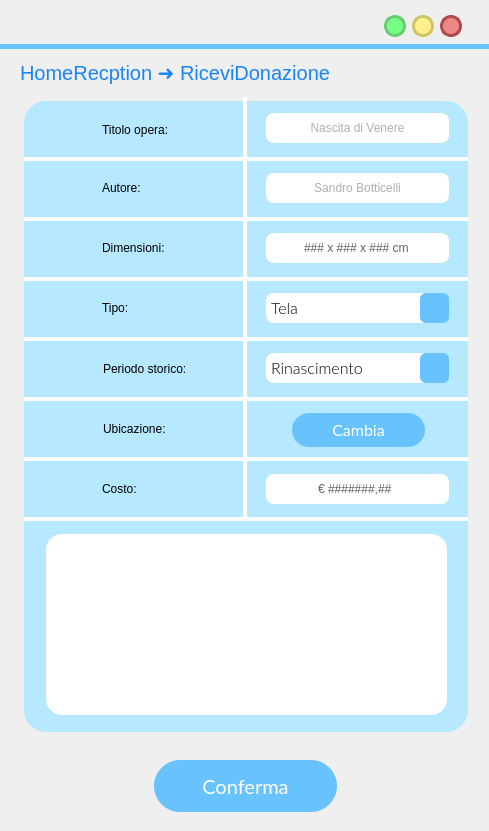
<?xml version="1.0" encoding="UTF-8"?>
<ui version="4.0">
 <class>MainWindow</class>
 <widget class="QMainWindow" name="MainWindow">
  <property name="geometry">
   <rect>
    <x>0</x>
    <y>0</y>
    <width>489</width>
    <height>831</height>
   </rect>
  </property>
  <property name="windowTitle">
   <string>MainWindow</string>
  </property>
  <property name="styleSheet">
   <string notr="true"/>
  </property>
  <widget class="QWidget" name="centralwidget">
   <widget class="QLabel" name="label">
    <property name="geometry">
     <rect>
      <x>0</x>
      <y>44</y>
      <width>641</width>
      <height>5</height>
     </rect>
    </property>
    <property name="styleSheet">
     <string notr="true">background-color:rgb(104, 194, 253);</string>
    </property>
    <property name="text">
     <string/>
    </property>
   </widget>
   <widget class="QPushButton" name="reduceButton">
    <property name="geometry">
     <rect>
      <x>384</x>
      <y>15</y>
      <width>22</width>
      <height>22</height>
     </rect>
    </property>
    <property name="sizePolicy">
     <sizepolicy hsizetype="Fixed" vsizetype="Fixed">
      <horstretch>0</horstretch>
      <verstretch>0</verstretch>
     </sizepolicy>
    </property>
    <property name="minimumSize">
     <size>
      <width>22</width>
      <height>22</height>
     </size>
    </property>
    <property name="maximumSize">
     <size>
      <width>24</width>
      <height>24</height>
     </size>
    </property>
    <property name="cursor">
     <cursorShape>PointingHandCursor</cursorShape>
    </property>
    <property name="styleSheet">
     <string notr="true">QPushButton{
 background-color:#76ff85;
 border-style: solid;
 border-radius:11px;
font: 18pt &quot;Candara&quot;;
border-color:#6bcc73;
border-width:3;
}

QPushButton::pressed{
	background-color : white;
	border-color:#6bcc73;
	border-width:3;
}
</string>
    </property>
    <property name="text">
     <string/>
    </property>
   </widget>
   <widget class="QPushButton" name="exitButton">
    <property name="geometry">
     <rect>
      <x>440</x>
      <y>15</y>
      <width>22</width>
      <height>22</height>
     </rect>
    </property>
    <property name="sizePolicy">
     <sizepolicy hsizetype="Fixed" vsizetype="Fixed">
      <horstretch>0</horstretch>
      <verstretch>0</verstretch>
     </sizepolicy>
    </property>
    <property name="minimumSize">
     <size>
      <width>22</width>
      <height>22</height>
     </size>
    </property>
    <property name="maximumSize">
     <size>
      <width>24</width>
      <height>24</height>
     </size>
    </property>
    <property name="cursor">
     <cursorShape>PointingHandCursor</cursorShape>
    </property>
    <property name="styleSheet">
     <string notr="true">QPushButton{
 background-color:#ee8888;
 border-style: solid;
 border-radius:11px;
font: 18pt &quot;Candara&quot;;
border-color:#ae4a4a;
border-width:3;
}

QPushButton::pressed{
	background-color : white;
	border-color:#ae4a4a;
	border-width:3;
}
</string>
    </property>
    <property name="text">
     <string/>
    </property>
   </widget>
   <widget class="QPushButton" name="maximizeButton">
    <property name="geometry">
     <rect>
      <x>412</x>
      <y>15</y>
      <width>22</width>
      <height>22</height>
     </rect>
    </property>
    <property name="sizePolicy">
     <sizepolicy hsizetype="Fixed" vsizetype="Fixed">
      <horstretch>0</horstretch>
      <verstretch>0</verstretch>
     </sizepolicy>
    </property>
    <property name="minimumSize">
     <size>
      <width>20</width>
      <height>20</height>
     </size>
    </property>
    <property name="maximumSize">
     <size>
      <width>24</width>
      <height>24</height>
     </size>
    </property>
    <property name="cursor">
     <cursorShape>PointingHandCursor</cursorShape>
    </property>
    <property name="styleSheet">
     <string notr="true">QPushButton{
 background-color:#fff08c	;
 border-style: solid;
 border-radius:11px;
font: 18pt &quot;Candara&quot;;
border-color:#ccc664;
border-width:3;
}

QPushButton::pressed{
	background-color : white;
	border-color:#ccc664;
	border-width:3;
}
</string>
    </property>
    <property name="text">
     <string/>
    </property>
   </widget>
   <widget class="QLabel" name="previousButton">
    <property name="geometry">
     <rect>
      <x>424</x>
      <y>57</y>
      <width>36</width>
      <height>36</height>
     </rect>
    </property>
    <property name="font">
     <font>
      <family>Lato Light</family>
      <pointsize>18</pointsize>
      <weight>50</weight>
      <italic>false</italic>
      <bold>false</bold>
     </font>
    </property>
    <property name="cursor">
     <cursorShape>PointingHandCursor</cursorShape>
    </property>
    <property name="autoFillBackground">
     <bool>false</bool>
    </property>
    <property name="styleSheet">
     <string notr="true">background-color: rgba(255, 255, 255,0);</string>
    </property>
    <property name="text">
     <string/>
    </property>
    <property name="pixmap">
     <pixmap>res/arrow_back_FILL1_wght700_GRAD200_opsz48_risultato.png</pixmap>
    </property>
    <property name="scaledContents">
     <bool>true</bool>
    </property>
   </widget>
   <widget class="QLabel" name="titoloLabel">
    <property name="geometry">
     <rect>
      <x>20</x>
      <y>57</y>
      <width>361</width>
      <height>31</height>
     </rect>
    </property>
    <property name="styleSheet">
     <string notr="true">font-size: 20px;
text-align: left;
background-color: rgba(255, 255, 255,0);
color: #1684FC;
font: 14pt &quot;Lato&quot;;</string>
    </property>
    <property name="text">
     <string>HomeRecption ➜ RiceviDonazione</string>
    </property>
   </widget>
   <widget class="QLabel" name="label_6">
    <property name="geometry">
     <rect>
      <x>24</x>
      <y>217</y>
      <width>444</width>
      <height>4</height>
     </rect>
    </property>
    <property name="sizePolicy">
     <sizepolicy hsizetype="Fixed" vsizetype="Fixed">
      <horstretch>0</horstretch>
      <verstretch>0</verstretch>
     </sizepolicy>
    </property>
    <property name="styleSheet">
     <string notr="true">width: 314px;
height: 180px;
border-radius: 0;
background-color: rgb(255, 255, 255);
text-align: center;</string>
    </property>
    <property name="text">
     <string/>
    </property>
    <property name="scaledContents">
     <bool>true</bool>
    </property>
    <property name="alignment">
     <set>Qt::AlignCenter</set>
    </property>
    <property name="margin">
     <number>10</number>
    </property>
    <property name="indent">
     <number>0</number>
    </property>
   </widget>
   <widget class="QLabel" name="label_14">
    <property name="geometry">
     <rect>
      <x>43</x>
      <y>233</y>
      <width>34</width>
      <height>34</height>
     </rect>
    </property>
    <property name="font">
     <font>
      <family>Lato Light</family>
      <pointsize>18</pointsize>
      <weight>50</weight>
      <italic>false</italic>
      <bold>false</bold>
     </font>
    </property>
    <property name="styleSheet">
     <string notr="true">QLabel{
left: 679px;
top: 140px;
width: 38px;
height: 38px;
border-radius: 33px;
background-color: rgba(173, 237, 255, 0);
}</string>
    </property>
    <property name="text">
     <string/>
    </property>
    <property name="pixmap">
     <pixmap>res/fullscreen_FILL1_wght600_GRAD200_opsz48_risultato.png</pixmap>
    </property>
    <property name="scaledContents">
     <bool>true</bool>
    </property>
    <property name="margin">
     <number>0</number>
    </property>
   </widget>
   <widget class="QLabel" name="label_12">
    <property name="geometry">
     <rect>
      <x>102</x>
      <y>237</y>
      <width>91</width>
      <height>22</height>
     </rect>
    </property>
    <property name="styleSheet">
     <string notr="true">left: 790px;
top: 159px;
width: 437px;
height: 650px;
line-height: 20px;
border-radius: 22px;
background-color: rgba(182, 233, 255, 255);
text-align: center;
font-size: 18px &quot;Lato light&quot;</string>
    </property>
    <property name="text">
     <string>Dimensioni:</string>
    </property>
    <property name="textFormat">
     <enum>Qt::AutoText</enum>
    </property>
    <property name="scaledContents">
     <bool>true</bool>
    </property>
    <property name="margin">
     <number>0</number>
    </property>
   </widget>
   <widget class="QLabel" name="label_7">
    <property name="geometry">
     <rect>
      <x>243</x>
      <y>97</y>
      <width>4</width>
      <height>420</height>
     </rect>
    </property>
    <property name="sizePolicy">
     <sizepolicy hsizetype="Fixed" vsizetype="Fixed">
      <horstretch>0</horstretch>
      <verstretch>0</verstretch>
     </sizepolicy>
    </property>
    <property name="styleSheet">
     <string notr="true">width: 314px;
height: 180px;
border-radius: 0;
background-color: rgb(255, 255, 255);
text-align: center;</string>
    </property>
    <property name="text">
     <string/>
    </property>
    <property name="scaledContents">
     <bool>true</bool>
    </property>
    <property name="alignment">
     <set>Qt::AlignCenter</set>
    </property>
    <property name="margin">
     <number>10</number>
    </property>
    <property name="indent">
     <number>0</number>
    </property>
   </widget>
   <widget class="QLabel" name="label_13">
    <property name="geometry">
     <rect>
      <x>102</x>
      <y>297</y>
      <width>51</width>
      <height>22</height>
     </rect>
    </property>
    <property name="styleSheet">
     <string notr="true">left: 790px;
top: 159px;
width: 437px;
height: 650px;
line-height: 20px;
border-radius: 22px;
background-color: rgba(182, 233, 255, 255);
text-align: center;
font-size: 18px &quot;Lato light&quot;</string>
    </property>
    <property name="text">
     <string>Tipo:</string>
    </property>
    <property name="textFormat">
     <enum>Qt::AutoText</enum>
    </property>
    <property name="scaledContents">
     <bool>true</bool>
    </property>
    <property name="margin">
     <number>0</number>
    </property>
   </widget>
   <widget class="QLabel" name="label_9">
    <property name="geometry">
     <rect>
      <x>24</x>
      <y>277</y>
      <width>444</width>
      <height>4</height>
     </rect>
    </property>
    <property name="sizePolicy">
     <sizepolicy hsizetype="Fixed" vsizetype="Fixed">
      <horstretch>0</horstretch>
      <verstretch>0</verstretch>
     </sizepolicy>
    </property>
    <property name="styleSheet">
     <string notr="true">width: 314px;
height: 180px;
border-radius: 0;
background-color: rgb(255, 255, 255);
text-align: center;</string>
    </property>
    <property name="text">
     <string/>
    </property>
    <property name="scaledContents">
     <bool>true</bool>
    </property>
    <property name="alignment">
     <set>Qt::AlignCenter</set>
    </property>
    <property name="margin">
     <number>10</number>
    </property>
    <property name="indent">
     <number>0</number>
    </property>
   </widget>
   <widget class="QLabel" name="label_11">
    <property name="geometry">
     <rect>
      <x>43</x>
      <y>173</y>
      <width>34</width>
      <height>34</height>
     </rect>
    </property>
    <property name="font">
     <font>
      <family>Lato Light</family>
      <pointsize>18</pointsize>
      <weight>50</weight>
      <italic>false</italic>
      <bold>false</bold>
     </font>
    </property>
    <property name="styleSheet">
     <string notr="true">QLabel{
left: 679px;
top: 140px;
width: 38px;
height: 38px;
border-radius: 33px;
background-color: rgba(173, 237, 255, 0);
}</string>
    </property>
    <property name="text">
     <string/>
    </property>
    <property name="pixmap">
     <pixmap>res/person_FILL1_wght600_GRAD200_opsz48_risultato.png</pixmap>
    </property>
    <property name="scaledContents">
     <bool>true</bool>
    </property>
    <property name="margin">
     <number>0</number>
    </property>
   </widget>
   <widget class="QLabel" name="label_2">
    <property name="geometry">
     <rect>
      <x>24</x>
      <y>101</y>
      <width>444</width>
      <height>631</height>
     </rect>
    </property>
    <property name="styleSheet">
     <string notr="true">left: 790px;
top: 159px;
width: 437px;
height: 650px;
line-height: 20px;
border-radius: 22px;
background-color: rgba(182, 233, 255, 255);
text-align: center;</string>
    </property>
    <property name="text">
     <string/>
    </property>
   </widget>
   <widget class="QLabel" name="label_15">
    <property name="geometry">
     <rect>
      <x>43</x>
      <y>293</y>
      <width>34</width>
      <height>34</height>
     </rect>
    </property>
    <property name="font">
     <font>
      <family>Lato Light</family>
      <pointsize>18</pointsize>
      <weight>50</weight>
      <italic>false</italic>
      <bold>false</bold>
     </font>
    </property>
    <property name="styleSheet">
     <string notr="true">QLabel{
left: 679px;
top: 140px;
width: 38px;
height: 38px;
border-radius: 33px;
background-color: rgba(173, 237, 255, 0);
}</string>
    </property>
    <property name="text">
     <string/>
    </property>
    <property name="pixmap">
     <pixmap>res/palette_FILL1_wght600_GRAD200_opsz48_risultato.png</pixmap>
    </property>
    <property name="scaledContents">
     <bool>true</bool>
    </property>
    <property name="margin">
     <number>0</number>
    </property>
   </widget>
   <widget class="QLabel" name="label_3">
    <property name="geometry">
     <rect>
      <x>102</x>
      <y>119</y>
      <width>101</width>
      <height>22</height>
     </rect>
    </property>
    <property name="styleSheet">
     <string notr="true">left: 790px;
top: 159px;
width: 437px;
height: 650px;
line-height: 20px;
border-radius: 22px;
background-color: rgba(182, 233, 255, 255);
text-align: center;
font-size: 18px &quot;Lato light&quot;</string>
    </property>
    <property name="text">
     <string>Titolo opera:</string>
    </property>
    <property name="textFormat">
     <enum>Qt::AutoText</enum>
    </property>
    <property name="scaledContents">
     <bool>true</bool>
    </property>
    <property name="margin">
     <number>0</number>
    </property>
   </widget>
   <widget class="QLabel" name="label_10">
    <property name="geometry">
     <rect>
      <x>43</x>
      <y>113</y>
      <width>34</width>
      <height>34</height>
     </rect>
    </property>
    <property name="font">
     <font>
      <family>Lato Light</family>
      <pointsize>18</pointsize>
      <weight>50</weight>
      <italic>false</italic>
      <bold>false</bold>
     </font>
    </property>
    <property name="styleSheet">
     <string notr="true">QLabel{
left: 679px;
top: 140px;
width: 38px;
height: 38px;
border-radius: 33px;
background-color: rgba(173, 237, 255, 0);
}</string>
    </property>
    <property name="text">
     <string/>
    </property>
    <property name="pixmap">
     <pixmap>res/brush_FILL1_wght600_GRAD200_opsz48_risultato.png</pixmap>
    </property>
    <property name="scaledContents">
     <bool>true</bool>
    </property>
    <property name="margin">
     <number>0</number>
    </property>
   </widget>
   <widget class="QLabel" name="label_8">
    <property name="geometry">
     <rect>
      <x>102</x>
      <y>177</y>
      <width>81</width>
      <height>22</height>
     </rect>
    </property>
    <property name="styleSheet">
     <string notr="true">left: 790px;
top: 159px;
width: 437px;
height: 650px;
line-height: 20px;
border-radius: 22px;
background-color: rgba(182, 233, 255, 255);
text-align: center;
font-size: 18px &quot;Lato light&quot;</string>
    </property>
    <property name="text">
     <string>Autore:</string>
    </property>
    <property name="textFormat">
     <enum>Qt::AutoText</enum>
    </property>
    <property name="scaledContents">
     <bool>true</bool>
    </property>
    <property name="margin">
     <number>0</number>
    </property>
   </widget>
   <widget class="QLabel" name="label_5">
    <property name="geometry">
     <rect>
      <x>24</x>
      <y>157</y>
      <width>444</width>
      <height>4</height>
     </rect>
    </property>
    <property name="sizePolicy">
     <sizepolicy hsizetype="Fixed" vsizetype="Fixed">
      <horstretch>0</horstretch>
      <verstretch>0</verstretch>
     </sizepolicy>
    </property>
    <property name="styleSheet">
     <string notr="true">width: 314px;
height: 180px;
border-radius: 0;
background-color: rgb(255, 255, 255);
text-align: center;</string>
    </property>
    <property name="text">
     <string/>
    </property>
    <property name="scaledContents">
     <bool>true</bool>
    </property>
    <property name="alignment">
     <set>Qt::AlignCenter</set>
    </property>
    <property name="margin">
     <number>10</number>
    </property>
    <property name="indent">
     <number>0</number>
    </property>
   </widget>
   <widget class="QComboBox" name="tipoComboBox">
    <property name="geometry">
     <rect>
      <x>266</x>
      <y>293</y>
      <width>183</width>
      <height>30</height>
     </rect>
    </property>
    <property name="font">
     <font>
      <family>Lato Light</family>
      <pointsize>12</pointsize>
      <weight>50</weight>
      <italic>false</italic>
      <bold>false</bold>
      <strikeout>false</strikeout>
      <stylestrategy>PreferDefault</stylestrategy>
     </font>
    </property>
    <property name="toolTip">
     <string/>
    </property>
    <property name="styleSheet">
     <string notr="true">

QComboBox{
background:rgb(255, 255, 255);
border-radius:8px;
border-color:rgb(255, 255, 255);
border-style: solid;
text-align:center;
border-width:3;
}
QComboBox::focus{
background:rgb(255, 255, 255);
border-radius:8px;
border-color:rgb(104, 194, 253);
border-style: solid;
border-width:3;
}

QComboBox::down-arrow {
    image: url(:/icons/expand_more_FILL1_wght600_GRAD200_opsz48_risultato.png);

    width: 26px;
    height: 26px;
margin: 0px 0px 0px 0px
}

QComboBox::drop-down  {
	background-color:rgb(104, 194, 253);
border-radius:6px;
margin:-3px -3px -3px -10px;
    border: 0px; /* This seems to replace the whole arrow of the combo box */

}
</string>
    </property>
    <property name="editable">
     <bool>false</bool>
    </property>
    <property name="currentText">
     <string>Tela</string>
    </property>
    <property name="iconSize">
     <size>
      <width>16</width>
      <height>16</height>
     </size>
    </property>
    <property name="frame">
     <bool>true</bool>
    </property>
    <item>
     <property name="text">
      <string>Tela</string>
     </property>
    </item>
    <item>
     <property name="text">
      <string>Statua</string>
     </property>
    </item>
    <item>
     <property name="text">
      <string>Quadro</string>
     </property>
    </item>
    <item>
     <property name="text">
      <string>Foglio</string>
     </property>
    </item>
   </widget>
   <widget class="QLabel" name="label_17">
    <property name="geometry">
     <rect>
      <x>24</x>
      <y>337</y>
      <width>444</width>
      <height>4</height>
     </rect>
    </property>
    <property name="sizePolicy">
     <sizepolicy hsizetype="Fixed" vsizetype="Fixed">
      <horstretch>0</horstretch>
      <verstretch>0</verstretch>
     </sizepolicy>
    </property>
    <property name="styleSheet">
     <string notr="true">width: 314px;
height: 180px;
border-radius: 0;
background-color: rgb(255, 255, 255);
text-align: center;</string>
    </property>
    <property name="text">
     <string/>
    </property>
    <property name="scaledContents">
     <bool>true</bool>
    </property>
    <property name="alignment">
     <set>Qt::AlignCenter</set>
    </property>
    <property name="margin">
     <number>10</number>
    </property>
    <property name="indent">
     <number>0</number>
    </property>
   </widget>
   <widget class="QLabel" name="label_19">
    <property name="geometry">
     <rect>
      <x>24</x>
      <y>397</y>
      <width>444</width>
      <height>4</height>
     </rect>
    </property>
    <property name="sizePolicy">
     <sizepolicy hsizetype="Fixed" vsizetype="Fixed">
      <horstretch>0</horstretch>
      <verstretch>0</verstretch>
     </sizepolicy>
    </property>
    <property name="styleSheet">
     <string notr="true">width: 314px;
height: 180px;
border-radius: 0;
background-color: rgb(255, 255, 255);
text-align: center;</string>
    </property>
    <property name="text">
     <string/>
    </property>
    <property name="scaledContents">
     <bool>true</bool>
    </property>
    <property name="alignment">
     <set>Qt::AlignCenter</set>
    </property>
    <property name="margin">
     <number>10</number>
    </property>
    <property name="indent">
     <number>0</number>
    </property>
   </widget>
   <widget class="QLabel" name="label_20">
    <property name="geometry">
     <rect>
      <x>24</x>
      <y>457</y>
      <width>444</width>
      <height>4</height>
     </rect>
    </property>
    <property name="sizePolicy">
     <sizepolicy hsizetype="Fixed" vsizetype="Fixed">
      <horstretch>0</horstretch>
      <verstretch>0</verstretch>
     </sizepolicy>
    </property>
    <property name="styleSheet">
     <string notr="true">width: 314px;
height: 180px;
border-radius: 0;
background-color: rgb(255, 255, 255);
text-align: center;</string>
    </property>
    <property name="text">
     <string/>
    </property>
    <property name="scaledContents">
     <bool>true</bool>
    </property>
    <property name="alignment">
     <set>Qt::AlignCenter</set>
    </property>
    <property name="margin">
     <number>10</number>
    </property>
    <property name="indent">
     <number>0</number>
    </property>
   </widget>
   <widget class="QLabel" name="label_21">
    <property name="geometry">
     <rect>
      <x>103</x>
      <y>358</y>
      <width>131</width>
      <height>22</height>
     </rect>
    </property>
    <property name="styleSheet">
     <string notr="true">left: 790px;
top: 159px;
width: 437px;
height: 650px;
line-height: 20px;
border-radius: 22px;
background-color: rgba(182, 233, 255, 255);
text-align: center;
font-size: 18px &quot;Lato light&quot;</string>
    </property>
    <property name="text">
     <string>Periodo storico:</string>
    </property>
    <property name="textFormat">
     <enum>Qt::AutoText</enum>
    </property>
    <property name="scaledContents">
     <bool>true</bool>
    </property>
    <property name="margin">
     <number>0</number>
    </property>
   </widget>
   <widget class="QLabel" name="label_22">
    <property name="geometry">
     <rect>
      <x>103</x>
      <y>418</y>
      <width>111</width>
      <height>22</height>
     </rect>
    </property>
    <property name="styleSheet">
     <string notr="true">left: 790px;
top: 159px;
width: 437px;
height: 650px;
line-height: 20px;
border-radius: 22px;
background-color: rgba(182, 233, 255, 255);
text-align: center;
font-size: 18px &quot;Lato light&quot;</string>
    </property>
    <property name="text">
     <string>Ubicazione:</string>
    </property>
    <property name="textFormat">
     <enum>Qt::AutoText</enum>
    </property>
    <property name="scaledContents">
     <bool>true</bool>
    </property>
    <property name="margin">
     <number>0</number>
    </property>
   </widget>
   <widget class="QLabel" name="label_23">
    <property name="geometry">
     <rect>
      <x>43</x>
      <y>353</y>
      <width>34</width>
      <height>34</height>
     </rect>
    </property>
    <property name="font">
     <font>
      <family>Lato Light</family>
      <pointsize>18</pointsize>
      <weight>50</weight>
      <italic>false</italic>
      <bold>false</bold>
     </font>
    </property>
    <property name="styleSheet">
     <string notr="true">QLabel{
left: 679px;
top: 140px;
width: 38px;
height: 38px;
border-radius: 33px;
background-color: rgba(173, 237, 255, 0);
}</string>
    </property>
    <property name="text">
     <string/>
    </property>
    <property name="pixmap">
     <pixmap>res/history_toggle_off_FILL1_wght600_GRAD200_opsz48_risultato.png</pixmap>
    </property>
    <property name="scaledContents">
     <bool>true</bool>
    </property>
    <property name="margin">
     <number>0</number>
    </property>
   </widget>
   <widget class="QLabel" name="label_24">
    <property name="geometry">
     <rect>
      <x>43</x>
      <y>413</y>
      <width>34</width>
      <height>34</height>
     </rect>
    </property>
    <property name="font">
     <font>
      <family>Lato Light</family>
      <pointsize>18</pointsize>
      <weight>50</weight>
      <italic>false</italic>
      <bold>false</bold>
     </font>
    </property>
    <property name="styleSheet">
     <string notr="true">QLabel{
left: 679px;
top: 140px;
width: 38px;
height: 38px;
border-radius: 33px;
background-color: rgba(173, 237, 255, 0);
}</string>
    </property>
    <property name="text">
     <string/>
    </property>
    <property name="pixmap">
     <pixmap>res/location_on_FILL1_wght600_GRAD200_opsz48_risultato.png</pixmap>
    </property>
    <property name="scaledContents">
     <bool>true</bool>
    </property>
    <property name="margin">
     <number>0</number>
    </property>
   </widget>
   <widget class="QLineEdit" name="titoloLineEdit">
    <property name="geometry">
     <rect>
      <x>266</x>
      <y>113</y>
      <width>183</width>
      <height>30</height>
     </rect>
    </property>
    <property name="styleSheet">
     <string notr="true">left: 122px;
top: 304px;
width: 182px;
height: 30px;
border-radius: 8px;
background-color: rgba(255, 255, 255);
color: rgba(96, 96, 96);
text-align: center;

border: 2px solid rgba(255, 255, 255);</string>
    </property>
    <property name="text">
     <string/>
    </property>
    <property name="alignment">
     <set>Qt::AlignCenter</set>
    </property>
    <property name="placeholderText">
     <string>Nascita di Venere</string>
    </property>
   </widget>
   <widget class="QLineEdit" name="autoreLineEdit">
    <property name="geometry">
     <rect>
      <x>266</x>
      <y>173</y>
      <width>183</width>
      <height>30</height>
     </rect>
    </property>
    <property name="styleSheet">
     <string notr="true">left: 122px;
top: 304px;
width: 182px;
height: 30px;
border-radius: 8px;
background-color: rgba(255, 255, 255);
color: rgba(96, 96, 96);
text-align: center;

border: 2px solid rgba(255, 255, 255);</string>
    </property>
    <property name="text">
     <string/>
    </property>
    <property name="alignment">
     <set>Qt::AlignCenter</set>
    </property>
    <property name="placeholderText">
     <string>Sandro Botticelli</string>
    </property>
   </widget>
   <widget class="QLineEdit" name="dimensioniLineEdit">
    <property name="geometry">
     <rect>
      <x>266</x>
      <y>233</y>
      <width>183</width>
      <height>30</height>
     </rect>
    </property>
    <property name="styleSheet">
     <string notr="true">left: 122px;
top: 304px;
width: 182px;
height: 30px;
border-radius: 8px;
background-color: rgba(255, 255, 255);
color: rgba(96, 96, 96);
text-align: center;

border: 2px solid rgba(255, 255, 255);</string>
    </property>
    <property name="inputMask">
     <string>000 \x 000 \x 000 \c\m;#</string>
    </property>
    <property name="text">
     <string> x  x  cm</string>
    </property>
    <property name="alignment">
     <set>Qt::AlignCenter</set>
    </property>
    <property name="placeholderText">
     <string>172,5 x 278,5 cm</string>
    </property>
   </widget>
   <widget class="QComboBox" name="periodoStoricoComboBox">
    <property name="geometry">
     <rect>
      <x>266</x>
      <y>353</y>
      <width>183</width>
      <height>30</height>
     </rect>
    </property>
    <property name="font">
     <font>
      <family>Lato Light</family>
      <pointsize>12</pointsize>
      <weight>50</weight>
      <italic>false</italic>
      <bold>false</bold>
      <strikeout>false</strikeout>
      <stylestrategy>PreferDefault</stylestrategy>
     </font>
    </property>
    <property name="toolTip">
     <string/>
    </property>
    <property name="styleSheet">
     <string notr="true">

QComboBox{
background:rgb(255, 255, 255);
border-radius:8px;
border-color:rgb(255, 255, 255);
border-style: solid;
text-align:center;
border-width:3;
}
QComboBox::focus{
background:rgb(255, 255, 255);
border-radius:8px;
border-color:rgb(104, 194, 253);
border-style: solid;
border-width:3;
}

QComboBox::down-arrow {
    image: url(:/icons/expand_more_FILL1_wght600_GRAD200_opsz48_risultato.png);

    width: 26px;
    height: 26px;
margin: 0px 0px 0px 0px
}

QComboBox::drop-down  {
	background-color:rgb(104, 194, 253);
border-radius:6px;
margin:-3px -3px -3px -10px;
    border: 0px; /* This seems to replace the whole arrow of the combo box */

}
</string>
    </property>
    <property name="editable">
     <bool>false</bool>
    </property>
    <property name="currentText">
     <string>Rinascimento</string>
    </property>
    <property name="iconSize">
     <size>
      <width>16</width>
      <height>16</height>
     </size>
    </property>
    <property name="frame">
     <bool>true</bool>
    </property>
    <item>
     <property name="text">
      <string>Rinascimento</string>
     </property>
    </item>
    <item>
     <property name="text">
      <string>Preistoria</string>
     </property>
    </item>
    <item>
     <property name="text">
      <string>Classico</string>
     </property>
    </item>
    <item>
     <property name="text">
      <string>Barocco</string>
     </property>
    </item>
    <item>
     <property name="text">
      <string>Neoclassico</string>
     </property>
    </item>
    <item>
     <property name="text">
      <string>Romanticismo</string>
     </property>
    </item>
    <item>
     <property name="text">
      <string>Contemporaneo</string>
     </property>
    </item>
    <item>
     <property name="text">
      <string>Impressionismo</string>
     </property>
    </item>
    <item>
     <property name="text">
      <string>Avanguardia</string>
     </property>
    </item>
   </widget>
   <widget class="QPushButton" name="ubicazioneButton">
    <property name="geometry">
     <rect>
      <x>292</x>
      <y>413</y>
      <width>133</width>
      <height>34</height>
     </rect>
    </property>
    <property name="font">
     <font>
      <family>Lato</family>
      <pointsize>12</pointsize>
      <weight>50</weight>
      <italic>false</italic>
      <bold>false</bold>
     </font>
    </property>
    <property name="cursor">
     <cursorShape>PointingHandCursor</cursorShape>
    </property>
    <property name="autoFillBackground">
     <bool>false</bool>
    </property>
    <property name="styleSheet">
     <string notr="true">QPushButton{
 background-color:rgb(104, 194, 253);
 border-style: solid;
 border-radius:17px;
color: rgb(255, 255, 255);
font: 12pt &quot;Lato&quot;;
}

QPushButton::hover{


	border-color : rgb(15, 138, 204);
	color: white;
border-width:0;
}

QPushButton::pressed{
	border-color:rgb(104, 194, 253);
	border-width:2;
	background-color : white;
	color:rgb(104, 194, 253);
}
</string>
    </property>
    <property name="text">
     <string>Cambia</string>
    </property>
   </widget>
   <widget class="QLabel" name="dropZoneLabel">
    <property name="geometry">
     <rect>
      <x>46</x>
      <y>534</y>
      <width>401</width>
      <height>181</height>
     </rect>
    </property>
    <property name="cursor">
     <cursorShape>PointingHandCursor</cursorShape>
    </property>
    <property name="acceptDrops">
     <bool>true</bool>
    </property>
    <property name="styleSheet">
     <string notr="true">left: 222px;
top: 511px;
width: 398px;
height: 78px;
border-radius: 16px;
background-color: rgba(255, 255, 255);
text-align: center;</string>
    </property>
    <property name="text">
     <string/>
    </property>
    <property name="scaledContents">
     <bool>true</bool>
    </property>
   </widget>
   <widget class="QLabel" name="fotoLabel">
    <property name="geometry">
     <rect>
      <x>222</x>
      <y>600</y>
      <width>48</width>
      <height>48</height>
     </rect>
    </property>
    <property name="cursor">
     <cursorShape>PointingHandCursor</cursorShape>
    </property>
    <property name="acceptDrops">
     <bool>true</bool>
    </property>
    <property name="styleSheet">
     <string notr="true">left: 222px;
top: 511px;
width: 398px;
height: 78px;
border-radius: 16px;
background-color: rgba(255, 255, 255);
text-align: center;</string>
    </property>
    <property name="text">
     <string/>
    </property>
    <property name="pixmap">
     <pixmap resource="res/res.qrc">:/icons/add_a_photo_FILL1_wght600_GRAD200_opsz48_risultato.png</pixmap>
    </property>
    <property name="scaledContents">
     <bool>true</bool>
    </property>
    <property name="margin">
     <number>0</number>
    </property>
   </widget>
   <widget class="QPushButton" name="confermaButton">
    <property name="geometry">
     <rect>
      <x>154</x>
      <y>760</y>
      <width>183</width>
      <height>52</height>
     </rect>
    </property>
    <property name="font">
     <font>
      <family>Lato</family>
      <pointsize>15</pointsize>
      <weight>50</weight>
      <italic>false</italic>
      <bold>false</bold>
     </font>
    </property>
    <property name="cursor">
     <cursorShape>PointingHandCursor</cursorShape>
    </property>
    <property name="autoFillBackground">
     <bool>false</bool>
    </property>
    <property name="styleSheet">
     <string notr="true">QPushButton{
 background-color:rgb(104, 194, 253);
 border-style: solid;
 border-radius:26px;
color: rgb(255, 255, 255);
	font: 15pt &quot;Lato&quot;;
}

QPushButton::hover{


	border-color : rgb(15, 138, 204);
	color: white;
border-width:0;
}

QPushButton::pressed{
	border-color:rgb(104, 194, 253);
	border-width:4;
	background-color : white;
	color:rgb(104, 194, 253);
}
</string>
    </property>
    <property name="text">
     <string>Conferma</string>
    </property>
   </widget>
   <widget class="QLineEdit" name="costoLineEdit">
    <property name="geometry">
     <rect>
      <x>266</x>
      <y>474</y>
      <width>183</width>
      <height>30</height>
     </rect>
    </property>
    <property name="styleSheet">
     <string notr="true">left: 122px;
top: 304px;
width: 182px;
height: 30px;
border-radius: 8px;
background-color: rgba(255, 255, 255);
color: rgba(96, 96, 96);
text-align: center;

border: 2px solid rgba(255, 255, 255);</string>
    </property>
    <property name="inputMask">
     <string>\€ 0000000\,00 ;#</string>
    </property>
    <property name="text">
     <string>€ , </string>
    </property>
    <property name="alignment">
     <set>Qt::AlignCenter</set>
    </property>
    <property name="readOnly">
     <bool>false</bool>
    </property>
    <property name="placeholderText">
     <string>Sandro Botticelli</string>
    </property>
   </widget>
   <widget class="QLabel" name="label_16">
    <property name="geometry">
     <rect>
      <x>102</x>
      <y>478</y>
      <width>81</width>
      <height>22</height>
     </rect>
    </property>
    <property name="styleSheet">
     <string notr="true">left: 790px;
top: 159px;
width: 437px;
height: 650px;
line-height: 20px;
border-radius: 22px;
background-color: rgba(182, 233, 255, 255);
text-align: center;
font-size: 18px &quot;Lato light&quot;</string>
    </property>
    <property name="text">
     <string>Costo:</string>
    </property>
    <property name="textFormat">
     <enum>Qt::AutoText</enum>
    </property>
    <property name="scaledContents">
     <bool>true</bool>
    </property>
    <property name="margin">
     <number>0</number>
    </property>
   </widget>
   <widget class="QLabel" name="label_18">
    <property name="geometry">
     <rect>
      <x>43</x>
      <y>474</y>
      <width>34</width>
      <height>34</height>
     </rect>
    </property>
    <property name="font">
     <font>
      <family>Lato Light</family>
      <pointsize>18</pointsize>
      <weight>50</weight>
      <italic>false</italic>
      <bold>false</bold>
     </font>
    </property>
    <property name="styleSheet">
     <string notr="true">QLabel{
left: 679px;
top: 140px;
width: 38px;
height: 38px;
border-radius: 33px;
background-color: rgba(173, 237, 255, 0);
}</string>
    </property>
    <property name="text">
     <string/>
    </property>
    <property name="pixmap">
     <pixmap resource="res/res.qrc">:/icons/receipt_long_FILL1_wght600_GRAD200_opsz48_risultato.png</pixmap>
    </property>
    <property name="scaledContents">
     <bool>true</bool>
    </property>
    <property name="margin">
     <number>0</number>
    </property>
   </widget>
   <widget class="QLabel" name="label_25">
    <property name="geometry">
     <rect>
      <x>24</x>
      <y>517</y>
      <width>444</width>
      <height>4</height>
     </rect>
    </property>
    <property name="sizePolicy">
     <sizepolicy hsizetype="Fixed" vsizetype="Fixed">
      <horstretch>0</horstretch>
      <verstretch>0</verstretch>
     </sizepolicy>
    </property>
    <property name="styleSheet">
     <string notr="true">width: 314px;
height: 180px;
border-radius: 0;
background-color: rgb(255, 255, 255);
text-align: center;</string>
    </property>
    <property name="text">
     <string/>
    </property>
    <property name="scaledContents">
     <bool>true</bool>
    </property>
    <property name="alignment">
     <set>Qt::AlignCenter</set>
    </property>
    <property name="margin">
     <number>10</number>
    </property>
    <property name="indent">
     <number>0</number>
    </property>
   </widget>
   <zorder>label_2</zorder>
   <zorder>label</zorder>
   <zorder>reduceButton</zorder>
   <zorder>exitButton</zorder>
   <zorder>maximizeButton</zorder>
   <zorder>previousButton</zorder>
   <zorder>titoloLabel</zorder>
   <zorder>label_6</zorder>
   <zorder>label_14</zorder>
   <zorder>label_12</zorder>
   <zorder>label_7</zorder>
   <zorder>label_13</zorder>
   <zorder>label_9</zorder>
   <zorder>label_11</zorder>
   <zorder>label_15</zorder>
   <zorder>label_3</zorder>
   <zorder>label_10</zorder>
   <zorder>label_8</zorder>
   <zorder>label_5</zorder>
   <zorder>tipoComboBox</zorder>
   <zorder>label_17</zorder>
   <zorder>label_19</zorder>
   <zorder>label_20</zorder>
   <zorder>label_21</zorder>
   <zorder>label_22</zorder>
   <zorder>label_23</zorder>
   <zorder>label_24</zorder>
   <zorder>titoloLineEdit</zorder>
   <zorder>autoreLineEdit</zorder>
   <zorder>dimensioniLineEdit</zorder>
   <zorder>periodoStoricoComboBox</zorder>
   <zorder>ubicazioneButton</zorder>
   <zorder>dropZoneLabel</zorder>
   <zorder>fotoLabel</zorder>
   <zorder>confermaButton</zorder>
   <zorder>costoLineEdit</zorder>
   <zorder>label_16</zorder>
   <zorder>label_18</zorder>
   <zorder>label_25</zorder>
  </widget>
 </widget>
 <resources>
  <include location="res/res.qrc"/>
 </resources>
 <connections/>
</ui>
